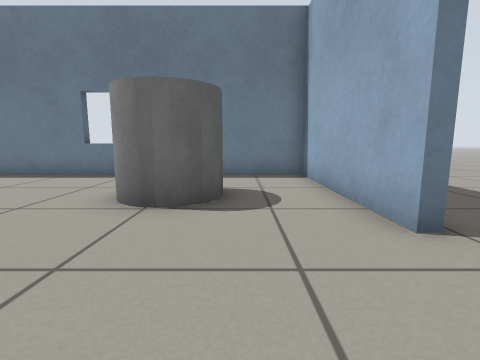
view 1 (above)

12 first-person views from a walk through a world built for the Gazebo simulator. The camera is 0.51 m above the floor, tilts 8° down and sees 85° across. The floor is counted in squares, 0.5 m on a side. Each view is taken from the middle of a square. On the plan, view 1 faces up. The plan holds only what a view shows up to about 11 squares ahead; the rest is blank.

view 2
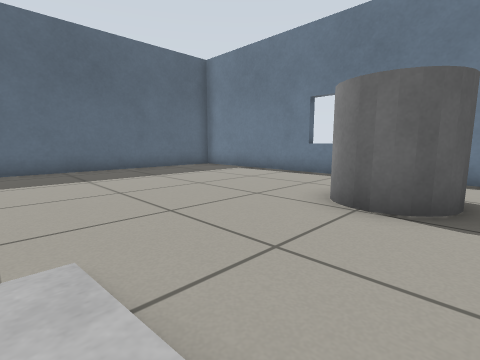

view 3
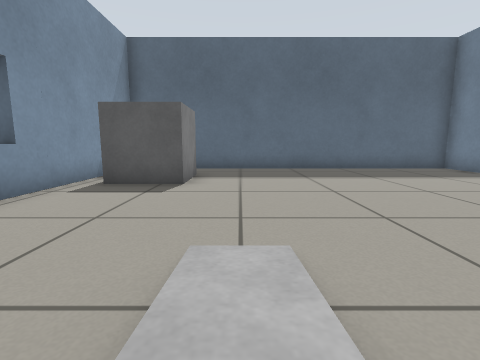

view 4
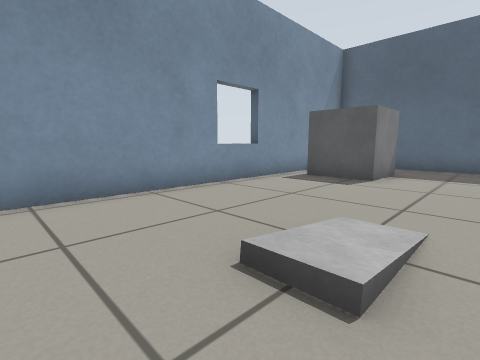

view 5
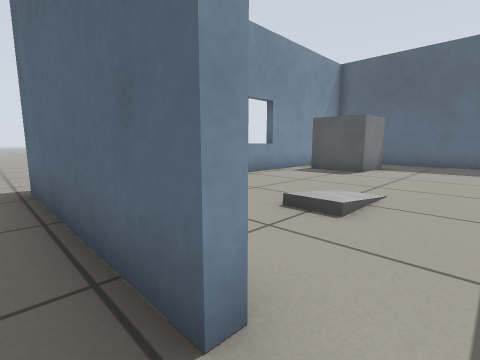

view 6
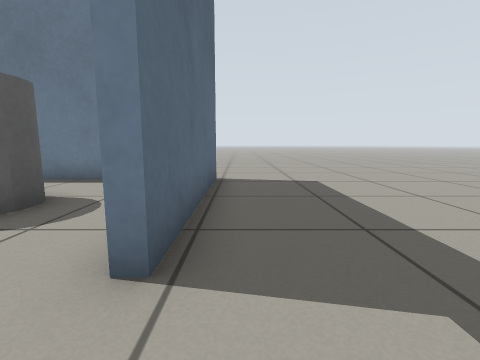

view 7
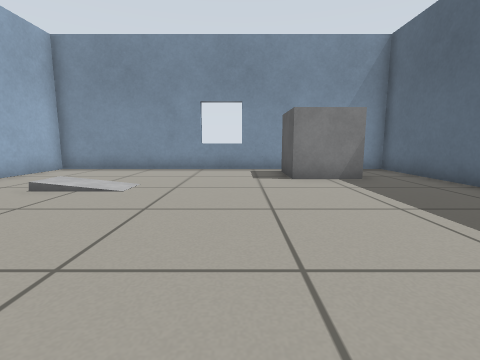

view 8
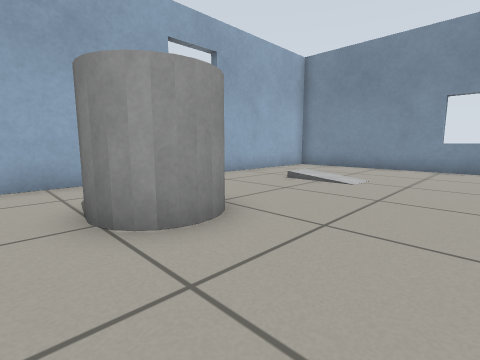

view 9
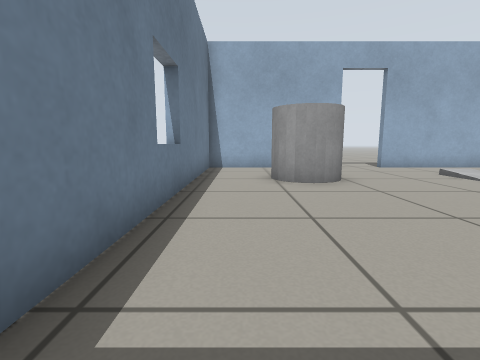

view 10
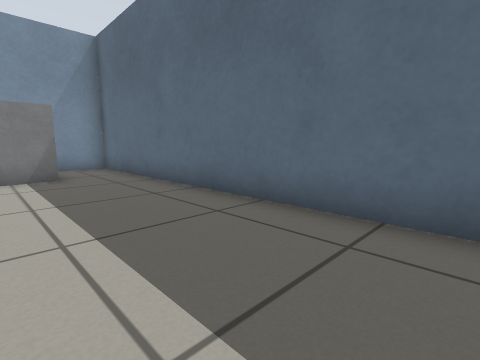

view 11
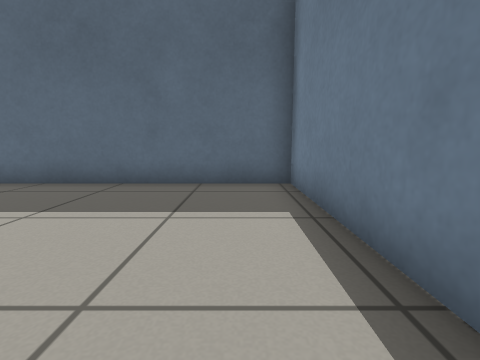

view 12
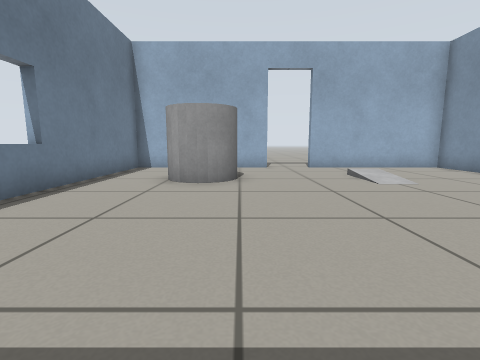

### Floor plan
Points are (right, up) in squares from view 1. A wall is a line through its corners. A room is listed if a view was taken in it or the views show most of it. See-through windows are left out.
Room 1 (views 1, 2, 3, 4, 7, 8, 9, 10, 11, 12)
walls: (2, 2.7) (2, 8.3) (-10.6, 8.3) (-10.6, -4.3) (2, -4.3) (2, 1.1)
ways out: open door at (2, 1.5) to room 2
objects: grey box (-8, -3) to (-7, -2); grey cylinder (-2, 4) to (-1, 6)
Room 2 (views 5, 6)
walls: (2.3, 1.1) (2.3, -4.6); (2.3, 8.6) (2.3, 2.7)
ways out: open door at (2, 1.5) to room 1

Positions as (right, up) in squares from view 1, and headings:
1: (0, 0), facing up
2: (0, 0), facing up-left
3: (0, 0), facing left
4: (1, 1), facing down-left
5: (3, 2), facing down-left
6: (3, 1), facing up
7: (-5, 6), facing down
8: (-5, 7), facing down-right
9: (-9, 7), facing right
10: (-7, 7), facing down-left
11: (-4, 7), facing left
12: (-9, 4), facing right
